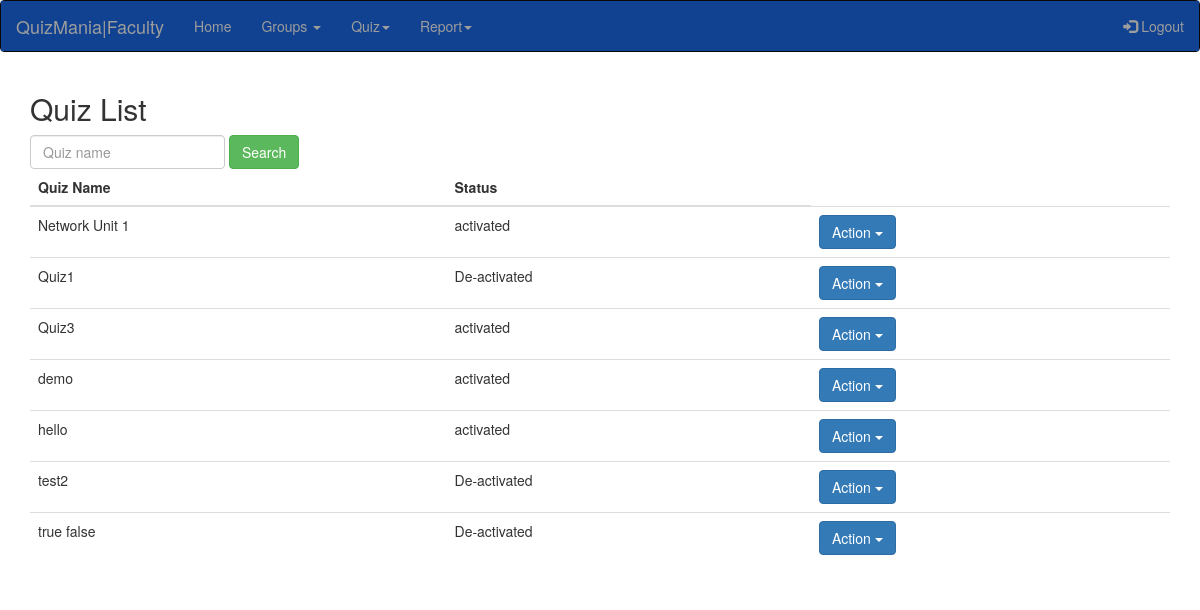
Screenshot of /faculty/quizlist.php (signed in) with the database file from the repository.
### tables this page shows
CREATE TABLE IF NOT EXISTS `quiz` (
  `quizid` int(15) NOT NULL AUTO_INCREMENT,
  `quizname` varchar(24) NOT NULL,
  `description` varchar(180) NOT NULL,
  `timer` int(180) NOT NULL,
  `groupid` int(14) DEFAULT NULL,
  `userid` varchar(16) NOT NULL,
  `status` text NOT NULL,
  PRIMARY KEY (`quizid`),
  KEY `userid` (`userid`),
  KEY `groupid` (`groupid`)
);

### faculty/function/viewquiz.php (called while the page is built, shortened)
<?php
	function viewQuiz()
	{
		$faculty_id=$_SESSION['id'];
		if($_SESSION['type']=='faculty')
		{
			require '../function/connection.php';
			$sql="SELECT * FROM `quiz` WHERE `userid`='$faculty_id'";
			$result=$conn->query($sql);
			return $result;
		}
	}
?>

### faculty/quizlist.php (the view, shortened to what this page needs)
<?php
  require 'function/viewquiz.php';
  if(isset($_POST['keyword']))
  {
    $keyword=$_POST['keyword'];
    $result=viewQuizFilter($keyword);
  }
  else
  {
    $result=viewQuiz();
  }
?>
<!DOCTYPE html>
<html lang="en">
<head>
  <link rel="stylesheet" href="https://maxcdn.bootstrapcdn.com/bootstrap/3.3.7/css/bootstrap.min.css">
    <link rel="stylesheet" type="text/css" href="faculty.css">
</head>
<body>
<nav class="navbar navbar-inverse">
  <div class="container-fluid">
    <div class="navbar-header">
      <a class="navbar-brand" href="#">QuizMania|Faculty</a>
    </div>
    <ul class="nav navbar-nav">
      <li class=""><a href="faculty.php">Home</a></li>
      <li class="dropdown"><a class="dropdown-toggle" data-toggle="dropdown" href="#">Groups <span class="caret"></span></a>
      </li>
      <li class="dropdown"><a class="dropdown-toggle" data-toggle="dropdown" href="#">Quiz<span class="caret"></span></a>
      </li>
      <li class="dropdown"><a class="dropdown-toggle" data-toggle="dropdown" href="#">Report<span class="caret"></span></a>
      </li>
    </ul>
    <ul class="nav navbar-nav navbar-right">
      <li><a href="../function/logout.php"><span class="glyphicon glyphicon-log-in"></span> Logout</a></li>
    </ul>
  </div>
</nav>
<div class="container">
  <h2>Quiz List</h2>
  <form class="form-inline" method="POST" action="">
    <div class="form-group">
      <input type="text" name="keyword" class="form-control" placeholder="Quiz name" id="keyword" required>
      <button type="submit" class="btn btn-success">Search</button></div>
  <table class="table table-hover">
    <thead>
      <tr>
        <th>Quiz Name</th>
        <th>Status</th>
      </tr>
    </thead>
    <tbody>
      <?php
          while($row=$result->fetch_assoc())
          {
            echo "<tr>";
            echo"<td>".$row['quizname']."</td>  <td>".$row['status']."</td>
            <td><div class='btn-group'><button type='button' class='btn btn-primary dropdown-toggle' data-toggle='dropdown'>Action <span class='caret'></span></button>
            <ul class='dropdown-menu' role='menu'>
            <li><a href='function/quizchangestatus.php?id=".$row['quizid']."&status=activated'>Publish</a></li>";
            echo "<li><a href='function/quizchangestatus.php?id=".$row['quizid']."&status=De-activated'>De-activate</a></li></ul></div></td>";
            echo "</tr>";
          }
        ?>
    </tbody>
  </table>
</div>
</body>
</html>

### faculty/faculty.css (style rules this page uses)
.container-fluid { background-color:#114291; }

### rows the page displays
quiz: quizname "Network Unit 1", status "activated"
quiz: quizname "Quiz1", status "De-activated"
quiz: quizname "Quiz3", status "activated"
quiz: quizname "demo", status "activated"
quiz: quizname "hello", status "activated"
quiz: quizname "test2", status "De-activated"
quiz: quizname "true false", status "De-activated"
